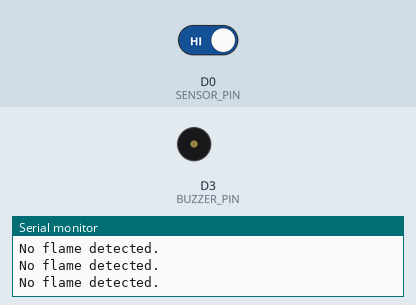
A sketch run on a simulated ESP8266 (NodeMCU). On the bench: buzzer (waves = sounding, pin HIGH), the last lines printed to the serial monitor. Inputs (shaded band) come from the test bench; at power-on: D0 (SENSOR_PIN) HIGH.

Above: at 2.8 s.
2.9 s: D0 (SENSOR_PIN) driven LOW
At 4.1 s:
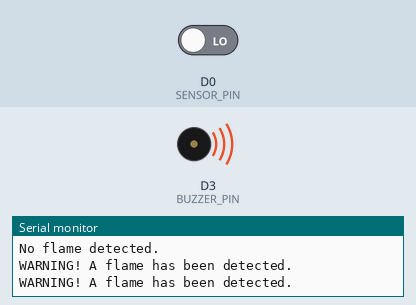
4.5 s: D0 (SENSOR_PIN) driven HIGH
At 5.6 s:
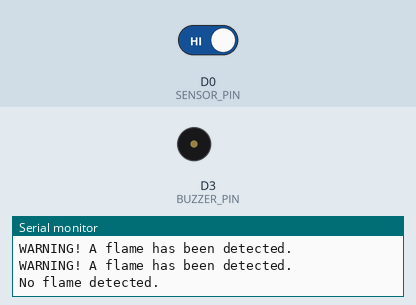
Timing chart, 0 to 7.5 s (numbered marks = the images above; inputs shaded):
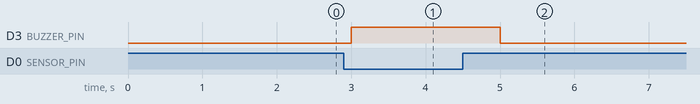

The sketch:

Flame_sensor.ino
```cpp
#define BUZZER_PIN D3  // Pin connected to the Buzzer
#define SENSOR_PIN D0  // Pin connected to the Flame Sensor

void setup() {
  Serial.begin(115200);          // Start serial communication at 115200 baud rate
  pinMode(BUZZER_PIN, OUTPUT);   // Set the Buzzer pin as OUTPUT
  pinMode(SENSOR_PIN, INPUT);    // Set the Flame Sensor pin as INPUT
}

void loop() {
  int sensorValue = digitalRead(SENSOR_PIN); // Read the flame sensor value

  if (sensorValue == LOW) { // Flame detected (sensor output LOW)
    Serial.println("WARNING! A flame has been detected.");
    digitalWrite(BUZZER_PIN, HIGH); // Turn on the Buzzer
  } else {
    Serial.println("No flame detected.");
    digitalWrite(BUZZER_PIN, LOW); // Turn off the Buzzer
  }

  delay(1000); // Wait for a second before the next reading
}
```

Measured:
- after the input at 2.9 s, D3 (BUZZER_PIN): LOW → HIGH after 0.10 s
- after the input at 4.5 s, D3 (BUZZER_PIN): HIGH → LOW after 0.50 s
